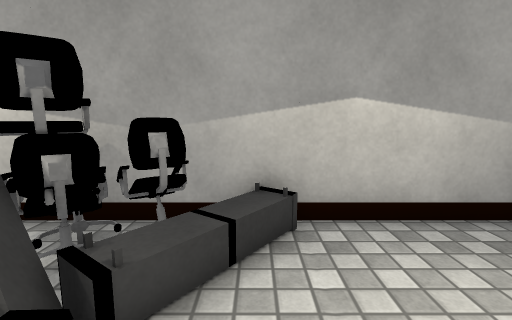
View 1 (above)

17 first-person views from a walk through a Unity game level. The camera is 1.2 m above the floor, tilts 8° down and sees 85° across. The floor is counted in squares, 0.5 m on a side. Each view is taken from the middle of a square. On the plan, view 1 faces up. The plan holds only what a view shows up to about 18 squares ahead; the rest is blank. Surface patterns are stand-ins for the level's own textures.

View 2
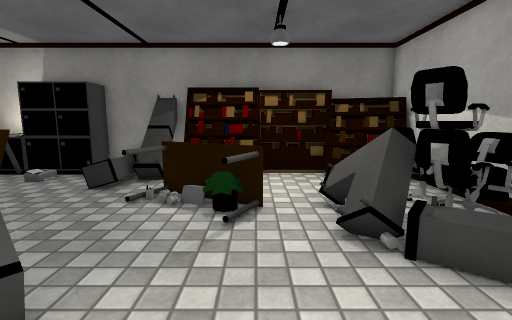

View 3
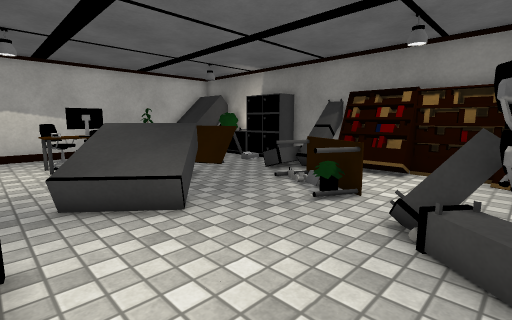

View 4
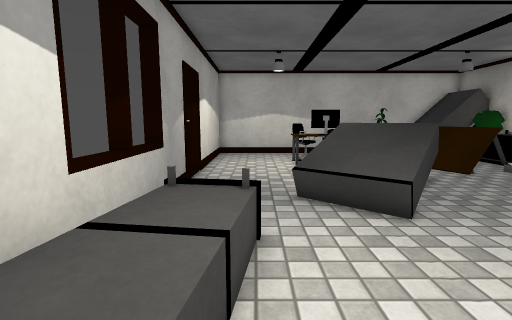

View 5
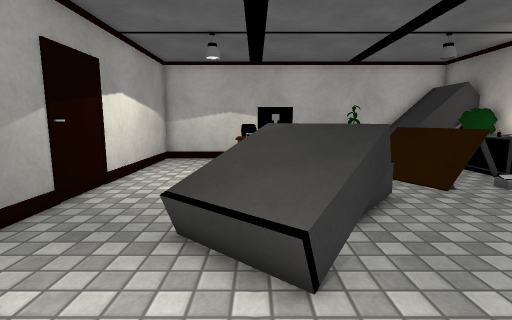

View 6
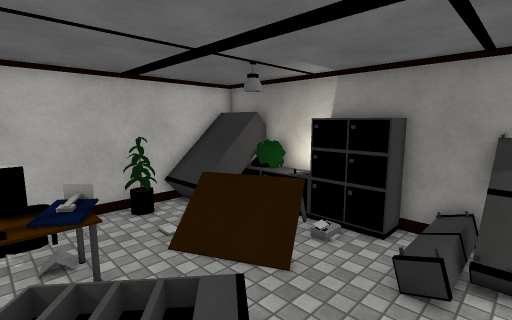

View 7
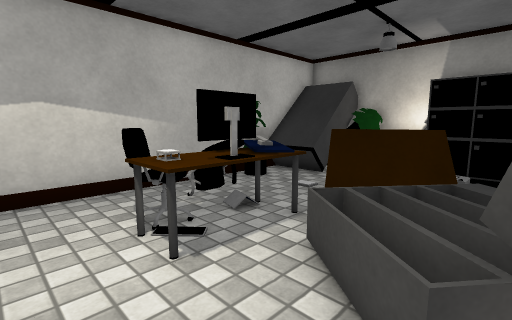

View 8
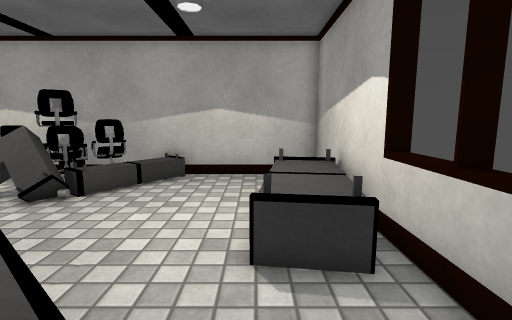

View 9
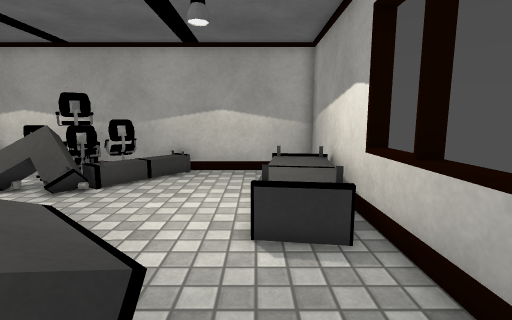

View 10
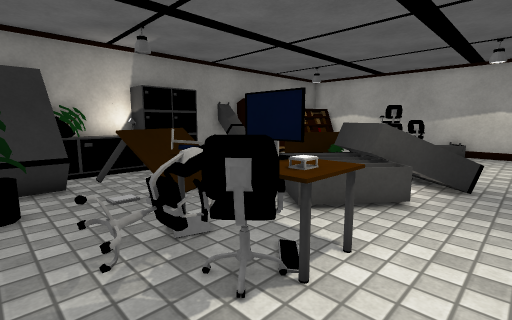

View 11
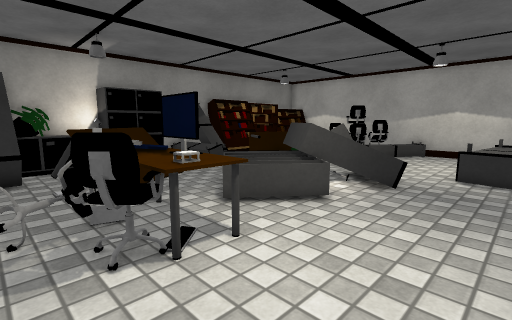

View 12
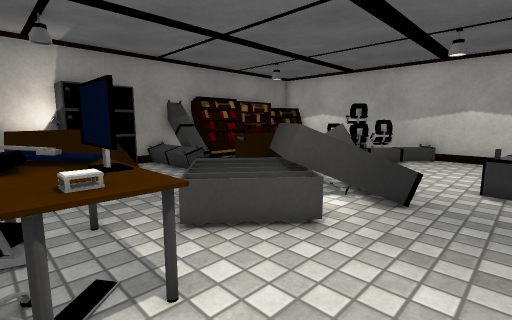

View 13
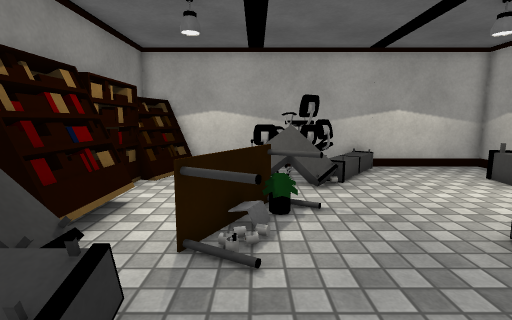

View 14
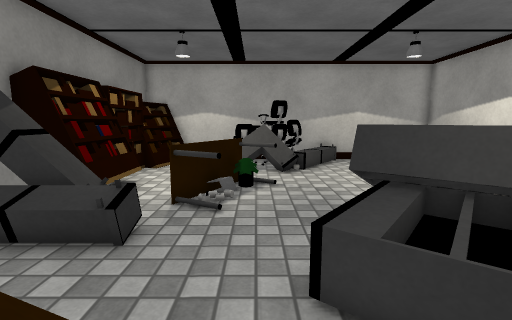

View 15
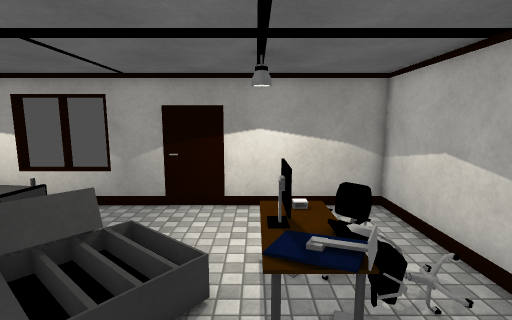

View 16
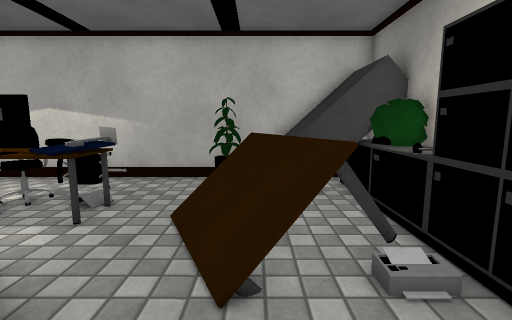

View 17
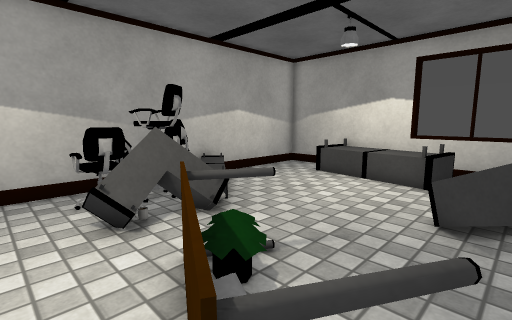

### Floor plan
Key: @ floor where view 1 was taken; # wall or solid block; . main floor; : floor 0.25 m higher than the main floor; / step, stairs or slope; = window, fence, low wall or low ledge; ^ raised ledge; v drop or lower ground; C chair; S shelf; A cabinet; M monitor; O other object.
Columns run from 11 left of view 1 to 7 right of it. Each row starts with its distance up from view 1.
  7  ###########
  6  SS=.  CCC#########
  5  SS...CCCCCO......#
  4 SSS...CCCCO.......#
  3  S....=^#=......OO#
  2  S....====.....OOO#
  1  S.............OOO#
  0  SS...OO...@...OOO#
 -1  SS...OOO......OOO#
 -2  SS..O:........OOO#
 -3 #SS..O.....S/.....=
 -4 ###=..O...S////...#
 -5 ### /....S    /...#
 -6 # ///....S#   ....#
 -7 #AA.....SS# #.....#
 -8   A.....SS###.....
 -9   A O/...SSSS.....
-10 #AAO#//...SS......#
-11 #AA.v/ ..MMMOO....#
-12 #AA.##=/.MMMMO....#
-13 #AA. O...MCCCC....#
-14 #AAAA..... CC.....#
-15 #AAAAAO...........#
-16 # AAAAOO..........#
-17 ###################

Positions as (right, up) in squares from view 1, and headings:
1: (0, 0), facing up
2: (3, 0), facing left
3: (4, 4), facing down-left
4: (4, 4), facing down
5: (1, 1), facing down
6: (0, -4), facing down-left
7: (4, -7), facing down-left
8: (4, -6), facing up
9: (4, -7), facing up
10: (4, -16), facing up-left
11: (6, -15), facing up-left
12: (5, -13), facing up-left
13: (-5, -8), facing up
14: (-4, -11), facing up
15: (-6, -11), facing right
16: (-6, -5), facing down
17: (-7, -4), facing up-right
